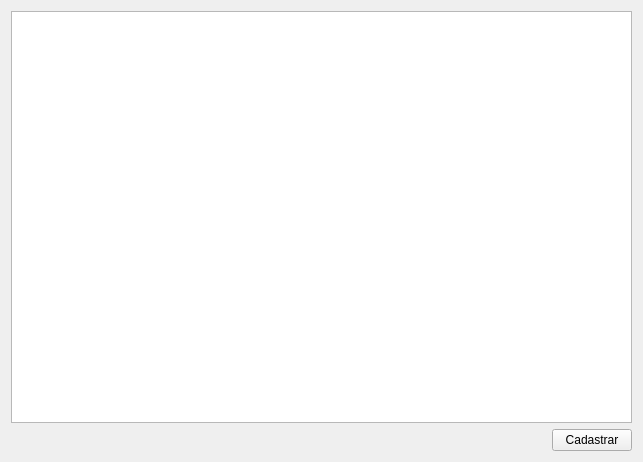
<?xml version="1.0" encoding="UTF-8"?>
<ui version="4.0">
 <class>clienteForm</class>
 <widget class="QWidget" name="clienteForm">
  <property name="geometry">
   <rect>
    <x>0</x>
    <y>0</y>
    <width>643</width>
    <height>462</height>
   </rect>
  </property>
  <property name="sizePolicy">
   <sizepolicy hsizetype="Preferred" vsizetype="Preferred">
    <horstretch>0</horstretch>
    <verstretch>0</verstretch>
   </sizepolicy>
  </property>
  <property name="windowTitle">
   <string>Clientes</string>
  </property>
  <layout class="QGridLayout" name="gridLayout">
   <item row="0" column="0">
    <widget class="QColumnView" name="columnView"/>
   </item>
   <item row="1" column="0">
    <layout class="QHBoxLayout" name="horizontalLayout">
     <item>
      <spacer name="horizontalSpacer">
       <property name="orientation">
        <enum>Qt::Horizontal</enum>
       </property>
       <property name="sizeHint" stdset="0">
        <size>
         <width>40</width>
         <height>20</height>
        </size>
       </property>
      </spacer>
     </item>
     <item>
      <widget class="QPushButton" name="pushButton">
       <property name="text">
        <string>Cadastrar</string>
       </property>
      </widget>
     </item>
    </layout>
   </item>
  </layout>
 </widget>
 <resources/>
 <connections/>
</ui>
